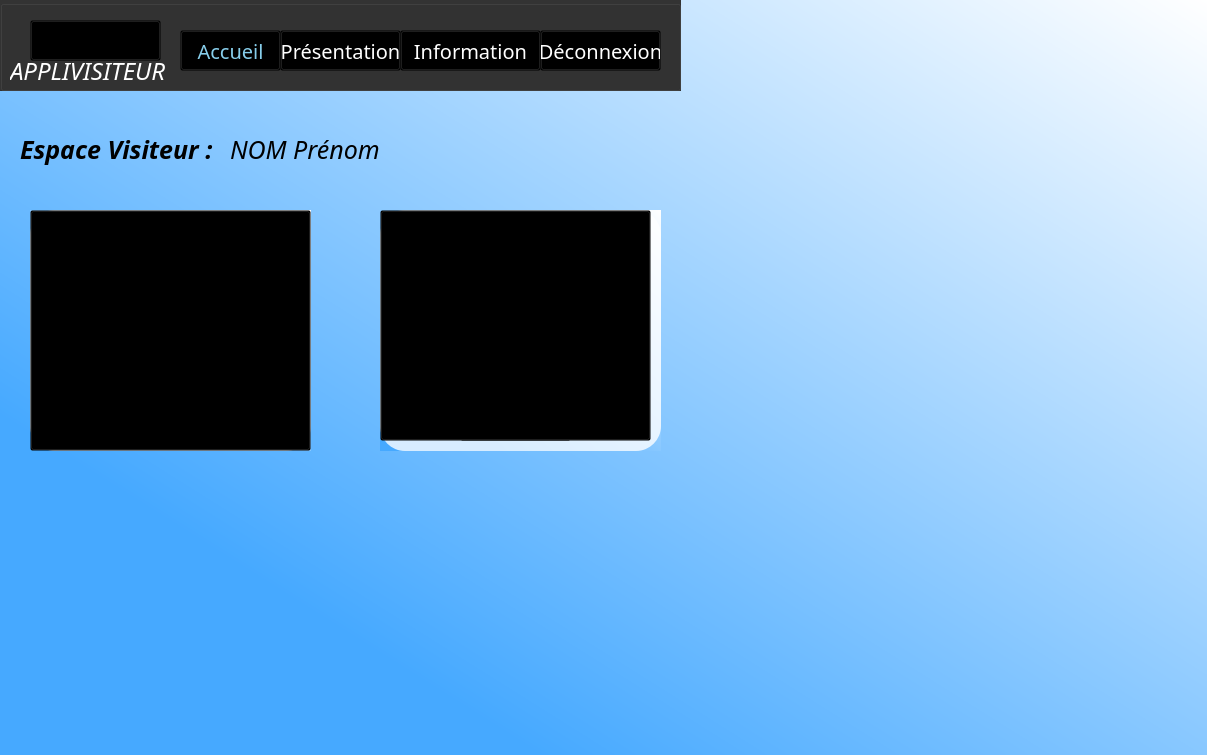
<?xml version="1.0" encoding="UTF-8"?>
<ui version="4.0">
 <class>Form</class>
 <widget class="QWidget" name="Form">
  <property name="geometry">
   <rect>
    <x>0</x>
    <y>0</y>
    <width>1207</width>
    <height>755</height>
   </rect>
  </property>
  <property name="windowTitle">
   <string>Form</string>
  </property>
  <property name="styleSheet">
   <string notr="true">*{
font-family: century gothic;
font-size: 24px;
}

QWidget
{
background-color: qlineargradient(spread:pad, x1:0.221, y1:0.772909, x2:1, y2:0, stop:0 rgba(70, 169, 255, 255), stop:1 rgba(255, 255, 255, 255))
}

#NavBar
{
background-color: #333;
}

QToolButton
{
background: transparent;
}

QLabel
{
color:white;
background: transparent;
font-family: Lemon Milk;
font-style: italic;
}

#FrameChoix
{
background-color: rgba(255,255,255,200);
border-radius: 25px;
}

#FrameChoix2
{
background-color: rgba(255,255,255,200);
border-radius: 25px;
}

#ConsultationRapport
{
color: black;
font-size: 20px;
font-style: normal;
}

#SaisieRapport
{
color: black;
font-size: 20px;
font-style: normal;
}

#Visiteur
{
background: transparent;
color: black;
font-family: century gothic;
font-weight: bold;
font-size: 25px;
}

#NomVisiteur
{
background: transparent;
color: black;
font-family: century gothic;
font-size: 25px;
}

#SaisieBouton
{
background: transparent;
}

#ConsultationBouton
{
background: transparent;
}

#DeconnexionBouton
{
background: transparent;
color: white;
font-style: normal;
font-size: 20px;
font-family: Lemon Milk;
}

#AgendaBouton
{
background: transparent;
color: white;
font-style: normal;
font-size: 20px;
font-family: Lemon Milk;
}

#PresentationBouton
{
background: transparent;
color: white;
font-style: normal;
font-size: 20px;
font-family: Lemon Milk;
}

#AccueilBouton
{
background: transparent;
color: skyblue;
font-style: normal;
font-size: 20px;
font-family: Lemon Milk;
}

#InformationsBouton
{
background: transparent;
color: white;
font-style: normal;
font-size: 20px;
font-family: Lemon Milk;
}</string>
  </property>
  <widget class="QWidget" name="gridLayoutWidget">
   <property name="geometry">
    <rect>
     <x>30</x>
     <y>210</y>
     <width>281</width>
     <height>241</height>
    </rect>
   </property>
   <layout class="QGridLayout" name="gridLayout">
    <item row="0" column="1">
     <widget class="QFrame" name="FrameChoix2">
      <property name="frameShape">
       <enum>QFrame::StyledPanel</enum>
      </property>
      <property name="frameShadow">
       <enum>QFrame::Raised</enum>
      </property>
      <widget class="QLabel" name="SaisieRapport">
       <property name="geometry">
        <rect>
         <x>60</x>
         <y>40</y>
         <width>171</width>
         <height>111</height>
        </rect>
       </property>
       <property name="text">
        <string>Saisie de rapport</string>
       </property>
      </widget>
      <widget class="QToolButton" name="Pencil">
       <property name="geometry">
        <rect>
         <x>80</x>
         <y>120</y>
         <width>111</width>
         <height>91</height>
        </rect>
       </property>
       <property name="text">
        <string/>
       </property>
       <property name="icon">
        <iconset>
         <normaloff>qrc/image/pencil.png</normaloff>qrc/image/pencil.png</iconset>
       </property>
       <property name="iconSize">
        <size>
         <width>264</width>
         <height>264</height>
        </size>
       </property>
      </widget>
      <widget class="QPushButton" name="SaisieBouton">
       <property name="geometry">
        <rect>
         <x>0</x>
         <y>0</y>
         <width>281</width>
         <height>241</height>
        </rect>
       </property>
       <property name="text">
        <string/>
       </property>
      </widget>
     </widget>
    </item>
   </layout>
  </widget>
  <widget class="QWidget" name="gridLayoutWidget_2">
   <property name="geometry">
    <rect>
     <x>0</x>
     <y>0</y>
     <width>681</width>
     <height>91</height>
    </rect>
   </property>
   <layout class="QGridLayout" name="gridLayout_2">
    <item row="0" column="0">
     <widget class="QGroupBox" name="NavBar">
      <widget class="QToolButton" name="Logo">
       <property name="geometry">
        <rect>
         <x>30</x>
         <y>20</y>
         <width>131</width>
         <height>41</height>
        </rect>
       </property>
       <property name="text">
        <string/>
       </property>
       <property name="icon">
        <iconset>
         <normaloff>qrc/image/logogsb.png</normaloff>qrc/image/logogsb.png</iconset>
       </property>
       <property name="iconSize">
        <size>
         <width>128</width>
         <height>128</height>
        </size>
       </property>
      </widget>
      <widget class="QLabel" name="LogoNom">
       <property name="geometry">
        <rect>
         <x>10</x>
         <y>60</y>
         <width>221</width>
         <height>21</height>
        </rect>
       </property>
       <property name="text">
        <string>APPLIVISITEUR</string>
       </property>
      </widget>
      <widget class="QPushButton" name="DeconnexionBouton">
       <property name="geometry">
        <rect>
         <x>540</x>
         <y>30</y>
         <width>121</width>
         <height>41</height>
        </rect>
       </property>
       <property name="text">
        <string>Déconnexion</string>
       </property>
      </widget>
      <widget class="QPushButton" name="InformationsBouton">
       <property name="geometry">
        <rect>
         <x>400</x>
         <y>30</y>
         <width>141</width>
         <height>41</height>
        </rect>
       </property>
       <property name="text">
        <string>Information</string>
       </property>
      </widget>
      <widget class="QPushButton" name="PresentationBouton">
       <property name="geometry">
        <rect>
         <x>280</x>
         <y>30</y>
         <width>121</width>
         <height>41</height>
        </rect>
       </property>
       <property name="text">
        <string>Présentation</string>
       </property>
      </widget>
      <widget class="QPushButton" name="AccueilBouton">
       <property name="geometry">
        <rect>
         <x>180</x>
         <y>30</y>
         <width>101</width>
         <height>41</height>
        </rect>
       </property>
       <property name="text">
        <string>Accueil</string>
       </property>
      </widget>
     </widget>
    </item>
   </layout>
  </widget>
  <widget class="QWidget" name="gridLayoutWidget_3">
   <property name="geometry">
    <rect>
     <x>380</x>
     <y>210</y>
     <width>281</width>
     <height>241</height>
    </rect>
   </property>
   <layout class="QGridLayout" name="gridLayout_3">
    <item row="1" column="0">
     <widget class="QFrame" name="FrameChoix">
      <property name="frameShape">
       <enum>QFrame::StyledPanel</enum>
      </property>
      <property name="frameShadow">
       <enum>QFrame::Raised</enum>
      </property>
      <widget class="QLabel" name="ConsultationRapport">
       <property name="geometry">
        <rect>
         <x>30</x>
         <y>10</y>
         <width>221</width>
         <height>161</height>
        </rect>
       </property>
       <property name="text">
        <string>Consultation de rapport</string>
       </property>
      </widget>
      <widget class="QToolButton" name="Rapport">
       <property name="geometry">
        <rect>
         <x>80</x>
         <y>100</y>
         <width>111</width>
         <height>131</height>
        </rect>
       </property>
       <property name="text">
        <string/>
       </property>
       <property name="icon">
        <iconset>
         <normaloff>qrc/image/rapport.png</normaloff>qrc/image/rapport.png</iconset>
       </property>
       <property name="iconSize">
        <size>
         <width>264</width>
         <height>264</height>
        </size>
       </property>
      </widget>
      <widget class="QPushButton" name="ConsultationBouton">
       <property name="geometry">
        <rect>
         <x>0</x>
         <y>0</y>
         <width>271</width>
         <height>231</height>
        </rect>
       </property>
       <property name="text">
        <string/>
       </property>
      </widget>
     </widget>
    </item>
   </layout>
  </widget>
  <widget class="QLabel" name="NomVisiteur">
   <property name="geometry">
    <rect>
     <x>230</x>
     <y>100</y>
     <width>451</width>
     <height>99</height>
    </rect>
   </property>
   <property name="text">
    <string>NOM Prénom</string>
   </property>
  </widget>
  <widget class="QLabel" name="Visiteur">
   <property name="geometry">
    <rect>
     <x>20</x>
     <y>100</y>
     <width>219</width>
     <height>99</height>
    </rect>
   </property>
   <property name="text">
    <string>Espace Visiteur : </string>
   </property>
  </widget>
 </widget>
 <resources>
  <include location="qrc/image.qrc"/>
 </resources>
 <connections/>
</ui>
